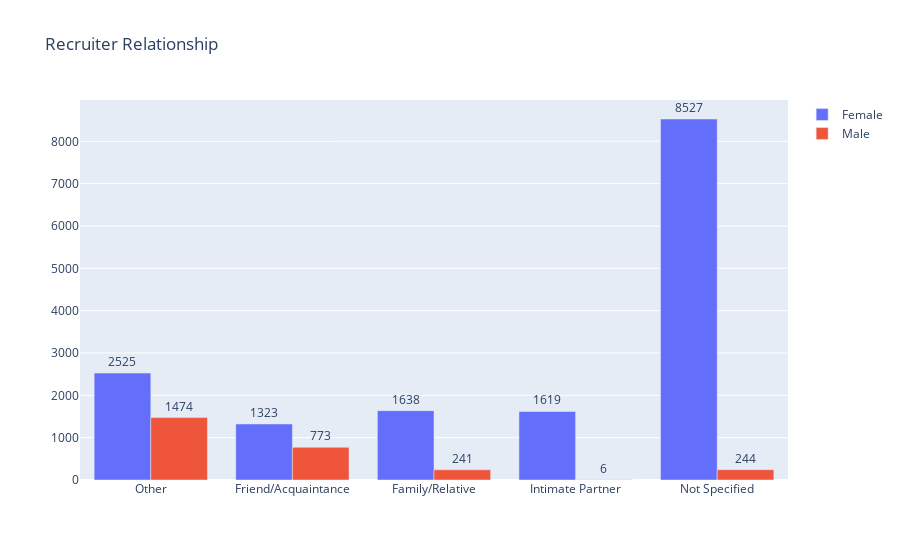

The notebook cell this image was saved under:
### Code cell
fig = go.Figure(data=[
    go.Bar(name='Female', x=data_female.index, y=data_female),
    go.Bar(name='Male', x=data_male.index, y=data_male)
])
fig.update_traces(texttemplate='%{value}', textposition='outside')
fig.update_layout(title_text='Recruiter Relationship')
fig.show()

### Figure 1 — Plotly figure (JSON) as saved in the notebook; plotly's stock layout.template omitted (floating-point values rounded to 4 significant figures)
{"data": [{"name": "Female", "textposition": "outside", "texttemplate": "%{value}", "type": "bar", "x": ["Other", "Friend/Acquaintance", "Family/Relative", "Intimate Partner", "Not Specified"], "y": [2525, 1323, 1638, 1619, 8527]}, {"name": "Male", "textposition": "outside", "texttemplate": "%{value}", "type": "bar", "x": ["Friend/Acquaintance", "Other", "Family/Relative", "Not Specified", "Intimate Partner"], "y": [773, 1474, 241, 244, 6]}], "layout": {"title": {"text": "Recruiter Relationship"}}}
